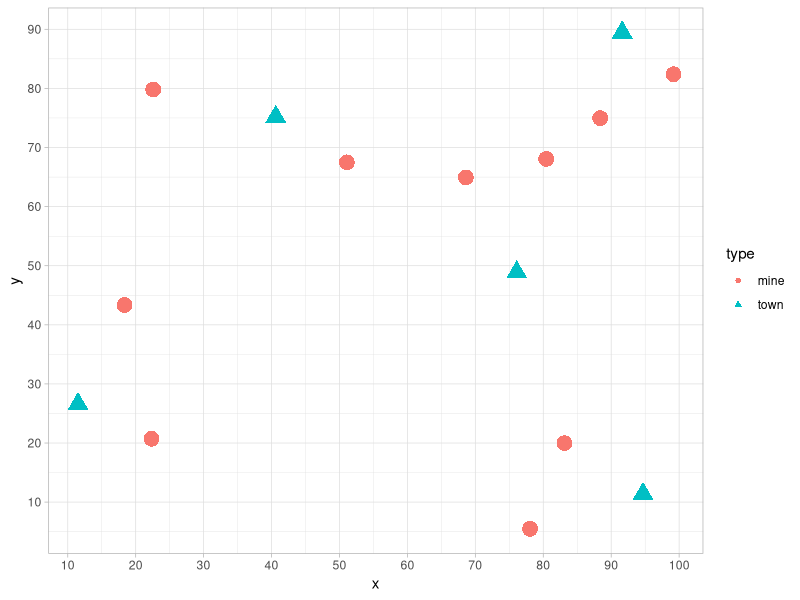

Write the R code that produced this figure.
# 100 на 100 5 городов и 10 шахт
# расст между городами 40+
#   у каждого города 2 шахты на расстоянии от 10 до 20
#   расстояние между шахтами 10+ ctrl shift c 
library(ggplot2)
type <- c("town","mine","mine","town","mine","mine",
            "town","mine","mine","town","mine","mine","town","mine","mine")
y <- runif(15,0,100)
x <- runif(15,0,100)
df <- data.frame(x,y, type) #координаты городов и шахт здесь

towns <- seq(1,13,by = 3) 
numer <- 1:5
df1 <- data.frame(numer, towns)

mines <- c(2,3,5,6,8,9,11,12,14,15)
nomer<-1:10
df2 <- data.frame(nomer, mines)

#gibbs +
#acceptance-rejectance 
for(town in towns) #общий цикл: перегенируем город и две его шахты
{
    print("TOWN #") 
    print(town)
    
    f = function(i) return (sqrt( (x[town]-x[i])^2 + (y[town]-y[i])^2 ))
    ind = function(x) 
      {
        if (x > 40) return (1)
        else return (0)
      }
       #генерим первый город чтоб выполнялось условие :
       # расстояние до других городов >40 
      while ( ind(f(1)) + ind(f(4)) +ind (f(7)) + ind(f(10)) + ind(f(13)) < 4 )
       {  
          x[town] <- runif(1,0,100) 
          y[town] = runif(1,0,100)
       }
    # Для проверки генерации городов   
    # for (t in towns)
    # {
    #   for (k in towns)
    #   {
    #     print(sqrt( (x[t]-x[k])^2 + (y[t]-y[k])^2 ))
    #   }
    # }
    # 
    # print(c(x[1],y[1]))
    # print(c(x[4],y[4]))
    # print(c(x[7],y[7]))
    # print(c(x[10],y[10]))
    # print(c(x[13],y[13]))

 
    
    
    
  # mines of town
    
  for (i in c(town+1, town+2))
  {    
      #f = function(i) return (sqrt( (x[town]-x[i])^2 + (y[town]-y[i])^2 ))
      g <- function(k) return (sqrt((x[i]-x[k])^2 + (y[i]-y[k])^2 ) ) 
      
      ind2 = function(x) 
      {
        if (x > 10) return (1)
        else return (0)
      }
      
      ind1 = function(x) 
      {
        if (x > 10 & x < 20) return (1)
        else return (0)
      }

        while (ind1(f(i)) +
                ind2(g(2)) + ind2(g(3)) + ind2(g(5)) + ind2(g(6)) + ind2(g(8)) 
                +ind2(g(9)) + ind2(g(11)) + ind2(g(12)) + ind2(g(14)) + ind2(g(15)) < 10  ) #условия на шахты
        {
          x[i] <- runif(1,0,100)
          y[i]<- runif(1,0,100)
        }
    }
   

    print("координаты сгенерированного города и двух его шахт")  
    print(x[town])
    print(y[town])
    print(x[town+1])
    print(y[town+1])
    print(x[town+2])
    print(y[town+2])
   
}    
    df <- data.frame(x,y, type)
    library(ggplot2)
    ggplot(df, aes(x,y))+
      geom_point(aes(shape = type, color = type, size =I(5)))+
      scale_x_continuous(breaks = seq(0, 100, 10)) +
      scale_y_continuous(breaks = seq(0, 100, 10)) +
      theme_light()
    
    
    
    
    
    
    
    
    
    
    
    
    
    
  


  

  
  
  
  
  
  
  
  
  
  
  
  
  
  
  